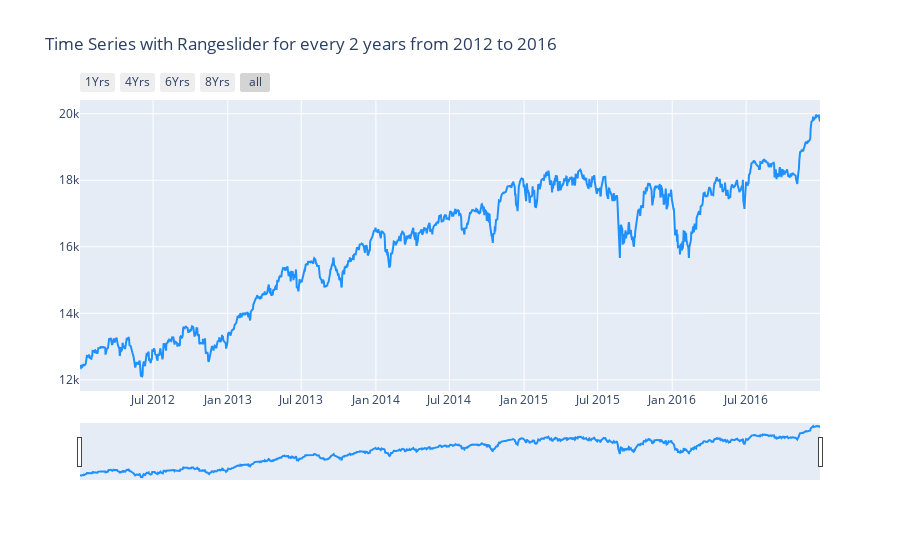

The notebook cell this image was saved under:
### Code cell
#Building Rangegslider plot
app = go.Scatter(
        x=djia_data['Date'], 
        y=djia_data['Close'],
        name='DJIA',
        line = dict(color = '#1E90FF')
    )

data = [app]

layout = dict(
    title='Time Series with Rangeslider for every 2 years from 2012 to 2016',
    xaxis=dict(
        rangeselector=dict(
            buttons=list([
                dict(count=2,
                     label='1Yrs',
                     step='year',
                     stepmode='backward'),
                dict(count=4,
                     label='4Yrs',
                     step='year',
                     stepmode='backward'),
                dict(count=6,
                     label='6Yrs',
                     step='year',
                     stepmode='backward'),
                dict(count=8,
                     label='8Yrs',
                     step='year',
                     stepmode='backward'),
                dict(step='all')
            ])
        ),
        rangeslider=dict(
            visible = True
        ),
        type='date'
    )
)

fig = dict(data=data, layout=layout)
iplot(fig, filename = "Time Series with Rangeslider")

### Figure 1 — Plotly figure (JSON) as saved in the notebook; plotly's stock layout.template omitted (floating-point values rounded to 4 significant figures; data arrays with more than 128 entries replaced by an {"elided": "..."} marker saying what was removed)
{"data": [{"line": {"color": "#1E90FF"}, "name": "DJIA", "type": "scatter", "x": {"elided": "1258 str values"}, "y": {"elided": "1258 float values"}}], "layout": {"title": {"text": "Time Series with Rangeslider for every 2 years from 2012 to 2016"}, "xaxis": {"rangeselector": {"buttons": [{"count": 2, "label": "1Yrs", "step": "year", "stepmode": "backward"}, {"count": 4, "label": "4Yrs", "step": "year", "stepmode": "backward"}, {"count": 6, "label": "6Yrs", "step": "year", "stepmode": "backward"}, {"count": 8, "label": "8Yrs", "step": "year", "stepmode": "backward"}, {"step": "all"}]}, "rangeslider": {"visible": true}, "type": "date"}}}
